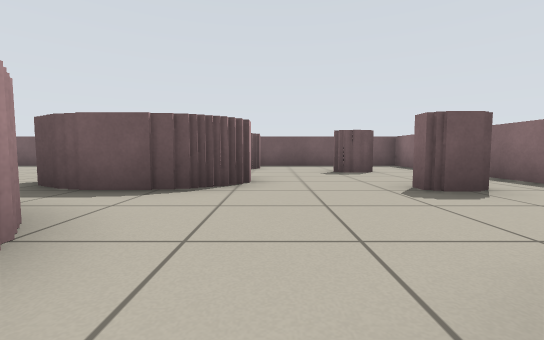
view 1 (above)

18 first-person views from a walk through a Stage world. The camera is 0.51 m above the floor, tilts 4° down and sees 90° across. The lines on the ground mark 1 m squares. The floor is counted in squares, 1 m on a side. Each view is taken from the middle of a square. On the plan, view 1 faces up. The plan holds only what a view shows up to about 9 squares ahead; the rest is blank. Robots are left out.

view 2
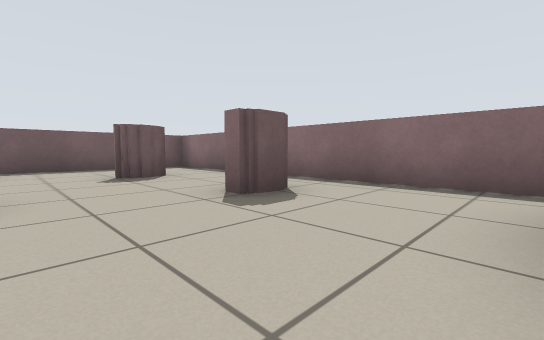

view 3
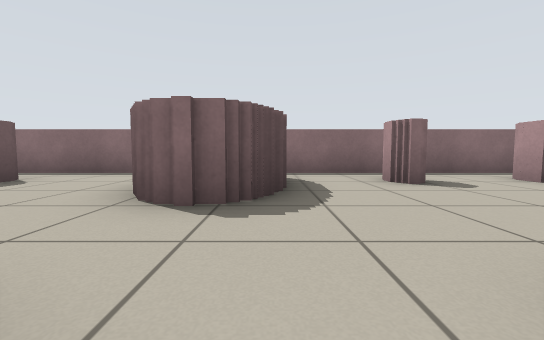

view 4
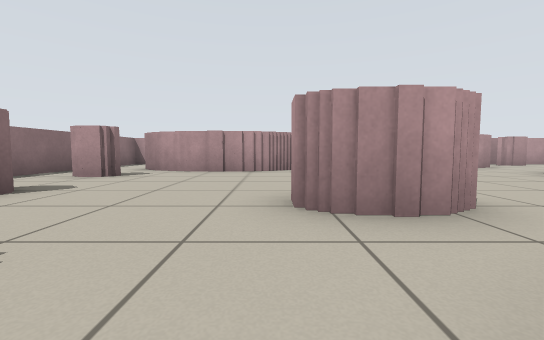

view 5
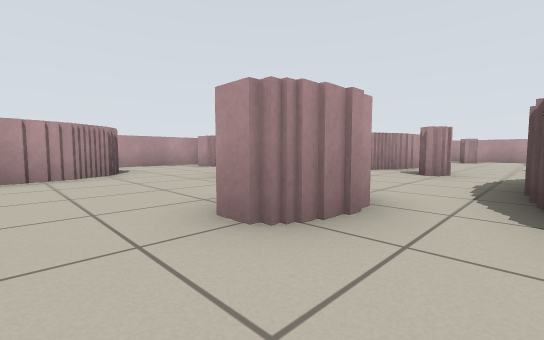

view 6
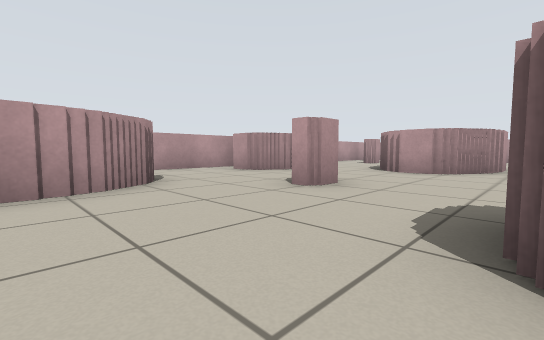

view 7
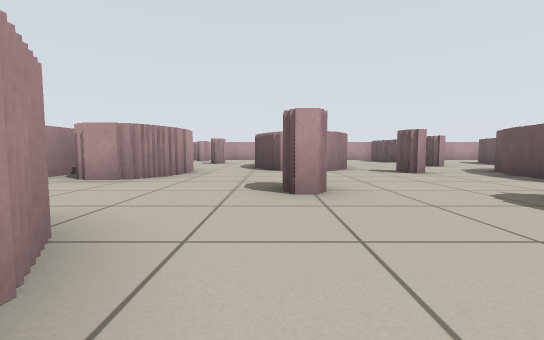

view 8
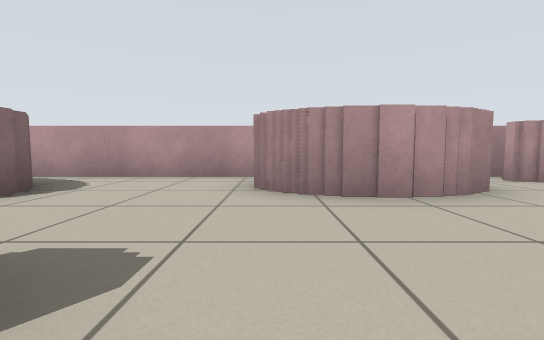

view 9
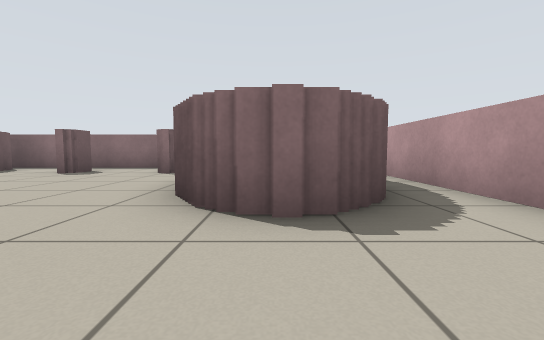

view 10
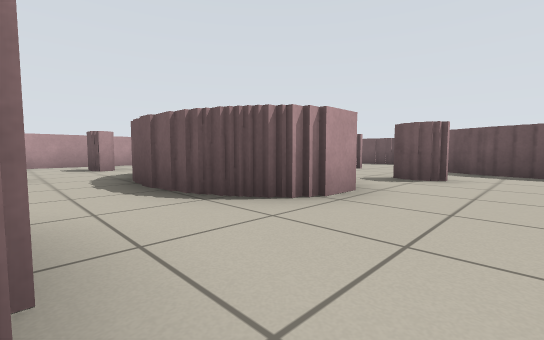

view 11
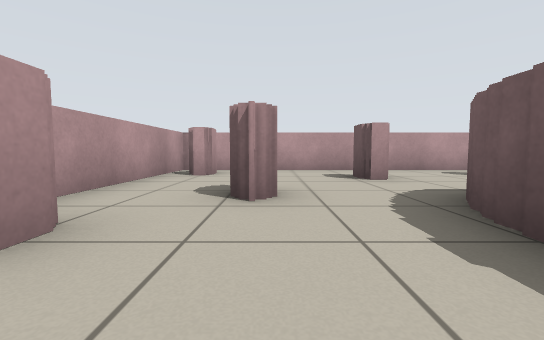

view 12
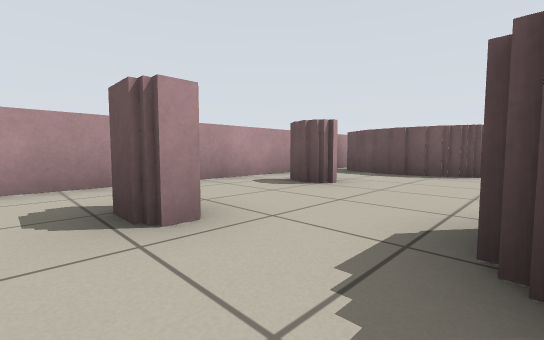

view 13
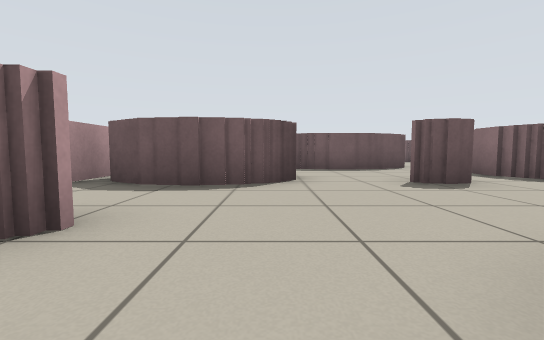

view 14
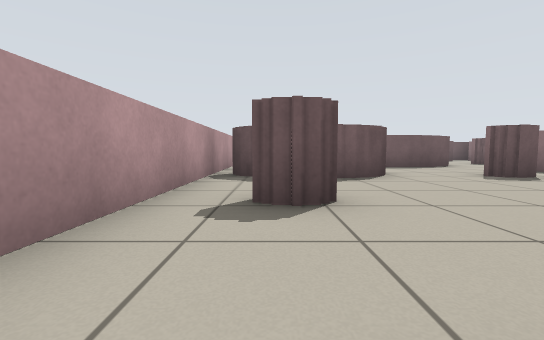

view 15
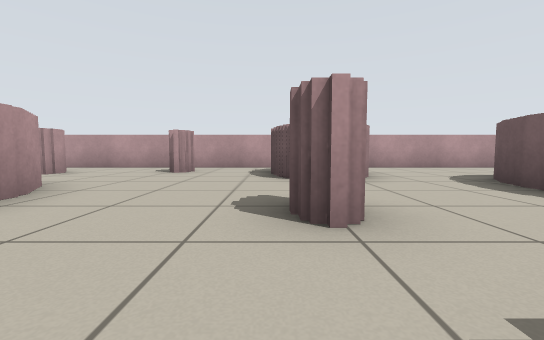

view 16
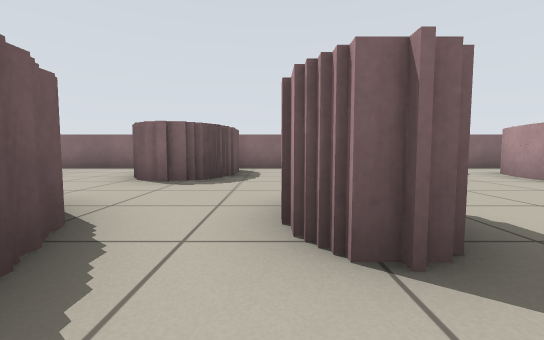

view 17
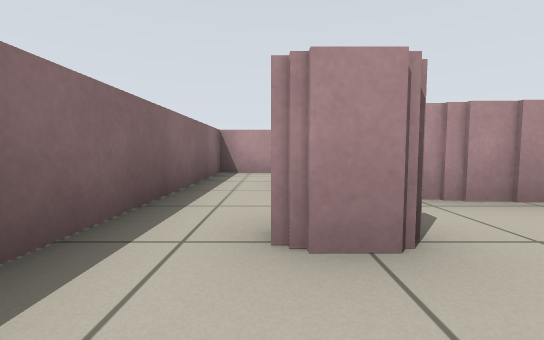

view 18
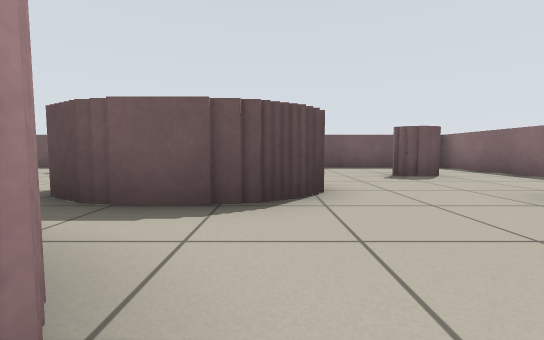

### Floor plan
Key: @ floor where view 1 was taken; # wall or solid block; x gap in a wall; . floor.
Columns run from 16 left of view 1 to 4 right of it. Each row starts with its distance up from view 1.
 10                 ####
  9                 ....#
  8                #....#
  7                 ..#.#
  6 #               ....#
  5 #..        ..  #....#
  4 #...        .###..#x#
  3 #...#####    .......#
  2 #........     #.....#
  1 #. #.....#    #.....#
  0 #x###....##  ##.@#  #
 -1 #.##...#..####...####
 -2 #...................#
 -3 #.#...........#....##
 -4 #.....###...........#
 -5 #....#####..........#
 -6 #..#.#####..#.....###
 -7 #..............####.#
 -8 #....#...##....#  #.#
 -9 #.......####...#   .#
-10  .....### #....... .#
-11  ######   ###########

Positions as (right, up) in squares from view 1, and headings:
1: (0, 0), facing up
2: (0, 1), facing up-right
3: (-2, -1), facing right
4: (-1, 0), facing down
5: (0, -1), facing down-left
6: (0, -3), facing down-left
7: (0, -6), facing left
8: (-5, -5), facing down
9: (-4, -8), facing right
10: (-5, -8), facing up-left
11: (-8, -8), facing left
12: (-11, -7), facing up-left
13: (-12, -5), facing up
14: (-14, -6), facing up
15: (-7, -1), facing left
16: (-4, -2), facing right
17: (3, -4), facing down
18: (-1, 1), facing up
